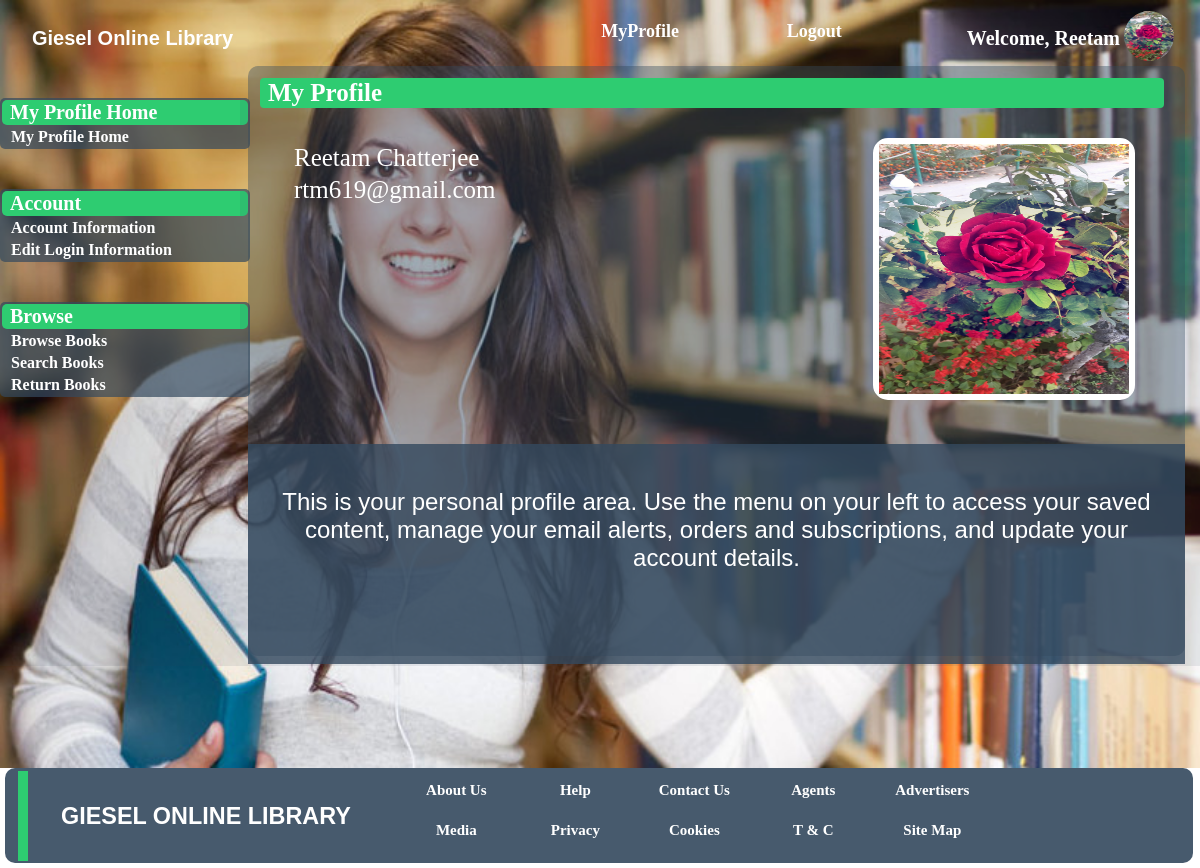
The app's page /include/userProfile.php (signed in) with its own data.
### tables this page shows
CREATE TABLE `users_tab` (
  `users_id` int(11) NOT NULL,
  `users_fname` varchar(255) NOT NULL,
  `users_lname` varchar(255) NOT NULL,
  `users_con` int(10) NOT NULL,
  `users_email` varchar(255) NOT NULL,
  `users_pwd` varchar(255) NOT NULL,
  `users_jd` varchar(255) NOT NULL,
  `cl` varchar(255) NOT NULL,
  `ai` varchar(255) NOT NULL,
  `sec_ques` varchar(255) NOT NULL,
  `users_dp` varchar(255) NOT NULL
);

### include/userProfile.php (the view, shortened to what this page needs)
<!DOCTYPE html>
<html>
<head>
	<link rel="stylesheet" type="text/css" href="profile.css">
</head>
<body>
	<div id="wrapper">
		<div id="header">
			<table>
				<tr>
					<td align="center" class="name">
						Giesel Online Library
					</td>
					<td align="right">
						<ul>
							<li><a href="userProfile.php">MyProfile</a></li>
							<li><a href="destroy.php">Logout</a></li>
						</ul>
					</td>
					<td align="right">
						<p style="color: white; font-size: 20px; font-weight: bold;">Welcome, <?php echo $_SESSION['name'] ?></p>
						</td>
						<td>
						<?php
							$email = $_SESSION['email'];
							$sql = "SELECT users_dp FROM users_tab WHERE users_email = '$email' ";
							$res = mysql_query($sql);
							$row = mysql_fetch_array($res);
							$img = $row['users_dp'];
							echo "<img src='".$img."'height='50' width='50' style= 'border-radius: 50%'/>";
						?>
					</td>
				</tr>
			</table>
		</div>
		<div id="leftPanel">
			<table align="center">
				<th>My Profile Home</th>
				<tr>
					<td>
						<a href="userProfile.php">My Profile Home</a>
					</td>
				</tr>
			</table>
			<table align="center">
				<th>Account</th>
				<tr>
					<td>
						<a href="useraccInfo.php">Account Information</a>
					</td>
				</tr>
				<tr>
					<td>
						<a href="usereditInfo.php">Edit Login Information</a>
					</td>
				</tr>
			</table>
			<table align="center">
				<th>Browse</th>
				<tr>
					<td>
						<a href="browse.php">Browse Books</a>
					</td>
				</tr>
				<tr>
					<td>
						<a href="search.php">Search Books</a>
					</td>
				</tr>
				<tr>
					<td>
						<a href="retBooks.php">Return Books</a>
					</td>
				</tr>
			</table>
		</div>
		<div id="rightPanel">
			<div id="content">
				<div id="info">
					<table align="center">
						<th colspan="2">My Profile</th>
						<tr>
							<td>
								<div id="aboutme">
									<table>
										<tr>
											<td>
												<?php
													$email = $_SESSION['email'];
													$sql = "SELECT users_fname, users_lname from users_tab WHERE users_email = '$email' ";
													$result = mysql_query($sql);
													$rws = mysql_fetch_array($result);
													echo $rws[0]." ".$rws[1];
												?>
											</td>
										</tr>
										<tr>
											<td>
												<?php
													$email = $_SESSION['email'];
													$sql = "SELECT users_email from users_tab WHERE users_email = '$email' ";
													$result = mysql_query($sql);
													$rws = mysql_fetch_array($result);
													echo $rws[0];
												?>
											</td>
										</tr>
										<tr>
											<td>
											</td>
										</tr>
									</table><br />
								</div>
							</td>
							<td align="right">
								<div id="profpic">
									<?php
										$email = $_SESSION['email'];
										$sql = "SELECT users_dp FROM users_tab WHERE users_email = '$email' ";
										$res = mysql_query($sql);
										$row = mysql_fetch_array($res);
										$img = $row['users_dp'];
										echo "<img src='".$img."'height='250' width='250' />";
									?>
								</div>
							</td>
						</tr>
					</table>
				</div>
				<div id="timeline">
					<p>This is your personal profile area. Use the menu on your left to access your saved content, manage your email alerts, orders and subscriptions, and update your account details.</p>
				</div>
			</div>
		</div>
	</div>
		<div id="footer">
			<div id="footcon">
				<table>
					<tr>
						<td>
							<div id="block"> </div>
						</td>
						<td align="center" class="name">
							<h3>GIESEL ONLINE LIBRARY</h3>
						</td>
						<td align="right">
						<ul>
							<li><a>About Us</a></li>
							<li><a>Help</a></li>
							<li><a>Contact Us</a></li>
							<li><a>Agents</a></li>
							<li><a>Advertisers</a></li>
							<li><a>Media</a></li>
							<li><a>Privacy</a></li>
							<li><a>Cookies</a></li>
							<li><a>T & C</a></li>
							<li><a>Site Map</a></li>
						</ul>
					</td>
					</tr>
				</table>
			</div>
		</div>
</body>
</html>

### include/profile.css (style rules this page uses)
body { margin: 0 auto; padding: 0 auto; }
#wrapper { width: 100%; height: 768px; background-image: url('../img/menubg.jpg'); background-repeat: no-repeat; background-size: 100% 100%; float: left; }
#header { position: absolute; height: 58px; width: 100%; background-color: rgba(52, 73, 94, 0.1); }
#header table { width: 100%; height: 50px; border: none; }
.name { color: #fff; font-size: 20px; text-align: left; font-family: Arial; padding-left: 30px; font-weight: bold; }
#header ul { list-style: none; display: block; }
#header table ul li { display: inline-block; margin-left: 15px; margin-right: 5px; padding: 15px; padding-top: 2px; border: none; width: 120px; font-weight: bold; text-align: center; position: relative; cursor: pointer; z-index: 999; }
#header ul li a { color: white; text-decoration: none; font-size: 18px; }
#header ul li::before { position: absolute; content: ""; width: 100%; height: 0; margin-bottom: 6px; background-color: rgba(39, 174, 96, 1); left: 0; bottom: 0; transition: all 0.3s; z-index: -1; }
#leftPanel { margin-top: 58px; width: 20%; height: 608px; border: none; float: left; background-color: rgba(52, 73, 94, 0.1); }
#leftPanel table { border-radius: 5px; width: 250px; margin-top: 40px; background-color: rgba(52, 73, 94, 0.7); }
#leftPanel table th { padding-left: 8px; color: #fff; border-radius: 5px; font-size: 20px; text-align: left; background-color: #2ECC71; }
#leftPanel table a { padding-left: 8px; text-decoration: none; color: #fff; font-weight: bold; }
#rightPanel { margin-top: 58px; width: 80%; height: 608px; border: none; background-color: rgba(52, 73, 94, 0.1); float: left; }
#content { border: none; margin: 8px; height: 590px; margin-right: 15px; border-radius: 10px; background-color: rgba(52, 73, 94, 0.4); }
#info table { margin-top: 5px; margin-left: 5px; border: none; width: 98%; padding: 5px; padding-top: 10px; }
#info table th { border-radius: 4px; padding-left: 8px; width: 100%; color: #fff; font-size: 25px; text-align: left; background-color: #2ECC71; }
#aboutme { width: 97%; height: 300px; padding-left: 20px; padding-top: 15px; border: none; color: white; font-size: 25px; }
#profpic { border: 6px solid #fff; border-radius: 15px; width: 250px; height: 250px; margin-right: 28px; }
#profpic img { width: 100%; height: 100%; }
#timeline { margin-top: 10px; border: none; height: 180px; padding: 20px; background-color: rgba(52, 73, 94, 0.8) }
#timeline p { font-weight: 500; text-align: center; color: #fff; font-family: Arial; font-size: 24px; }
#footer { width: 100%; height: 100px; float: left; }
#footcon { color: white; margin-left: 5px; width: 99%; height: 95px; padding: 0px auto; border: none; border-radius: 10px; background-color: rgba(52, 73, 94, 0.9); }
#block { margin-top: 0px; padding: 0px auto; margin-left: 10px; height: 90px; width: 10px; border: none; background-color: #2ECC71; float: left; }
#footcon ul { list-style: none; display: block; margin: 0px auto; padding: 0px auto; border: none; width: 600px; }
#footcon ul li { display: inline-block; margin: 5px; margin-right: 15px; padding: 10px; padding-top: 0px; border: none; width: 75px; height: 20px; font-weight: bold; text-align: center; cursor: pointer; }
#footcon ul li a { color: white; text-decoration: none; font-size: 15px; }

### records on screen
users_tab: users_dp (picture), users_fname "Reetam", users_lname "Chatterjee", users_email "rtm619@gmail.com"

### other values on screen
$_SESSION['name'] "Reetam"
